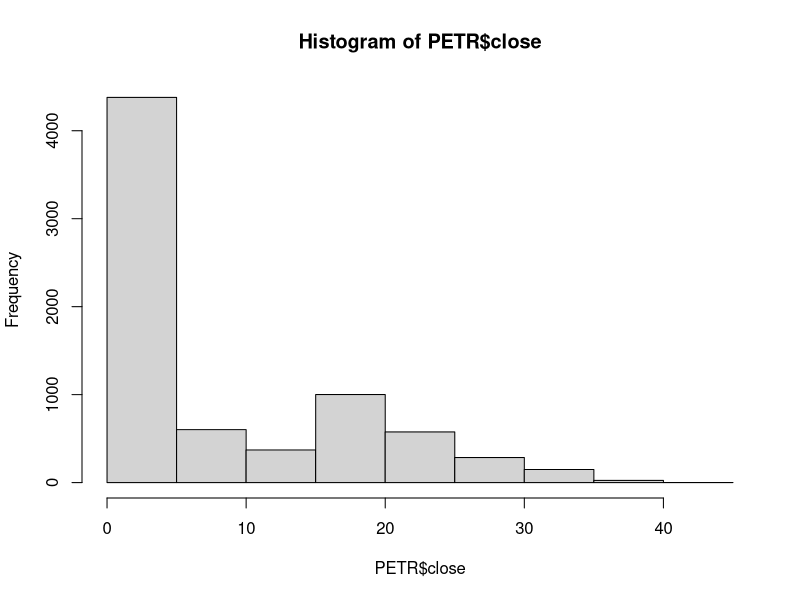

Generate this figure with R: (Note: this script raises an error after producing the figure.)
# Introduction to R #

#5. Plotting________________________________________
      #Basically there are 3 plotting system in R: base plotting, lattice and ggplot
      #Here, for introductory content, we focus on base plotting
setwd("D:/$github/data_analysis_group/Introduction to R/datasets")

# The Base Plotting System ------------------------------------------------
      #plotting with the base system you can make a plot and add things in it. Therefore, there are
      #two phases: 1. initializing a new plot; 2. annotating (adding to) an explicit plot.
      #start with plot() function and in a cumulative form you add pieces one by one, 
      #like points, lines, colors, etc.
      #Read the data 'PETR4.csv'
PETR <- read.csv2("PETR4.csv", header = T, stringsAsFactors = F)[,c(-6,-7)]
str(PETR)

?plot
hist(PETR$close)  #defaults arguments
plot(PETR$liquidity, PETR$close)
with(PETR, plot(return, returnUS))

PETR$month <- month(PETR$date)
PETR <- transform(PETR, month = factor(month))
boxplot(return ~ month, PETR, xlab = "month", ylab="return")
      # the function colors() gives a list of possibilities
colors()
      #the R command par() which specifies how we want to lay out the plots, also use par to 
      #specify margins, a 4-long vector which indicates the number of lines for the bottom, 
      #left, top and right.
names(par())      #possible parameters
par()             #defaults parameters, it changes all plots
example(points)

      #plotting with parameters
plot(y = PETR$close, x = PETR$liquidity, xlab = "Liquidity")
plot(y = PETR$close, x = PETR$liquidity, ylab = "Closing Price")
plot(y = PETR$close, x = PETR$liquidity, 
     ylab = "Closing Price", 
     xlab = "Liquidity",
     main = "PETR4 2014 quotations",
     sub = "Liquidity and price graph",
     col = 2,
     xlim = c(4,8),
     ylim = c(12,20),
     pch = 2)


#When you open multiples graphics you just can plot in one device at a time, the current active
#it can be found by dev.cur(), to change the active one use dev.set(<integer>)
#to copy a device use dev.copy()
#Vector formats are good for line drawings and plots with solid colors using a modest number of 
#points, while bitmap formats are good for plots with a large number of points, natural scenes 
#or web-based plots

# Graphic Devices ---------------------------------------------------------
?Devices #choose a device and a name for it, like pdf(file = "pdf_plot_test.pdf"), its open a new device
#when the plotting are finished, close the device with the function dev.off(), example:
windows(title = "Plotting PETR4")
x <- seq(1:nrow(PETR))
plot(PETR$return~x, pch = 19)
title("PETR4 2014 time series return")
text(30,-10, "simple return")
legend("topleft", legend = "return", pch = 20)
fit <- lm(PETR$return ~x)
abline(fit, lwd = 2, col = "blue")
rm(x,fit)
dev.off()
      #now make it for an image device!

# The Lattice System ------------------------------------------------------
#implemented by lattice package - install.packages("lattice")
#created with a single function, like (xyplot, bwplot)
#can't add to the plot once it is created
#example: 
library(lattice)
PETR$quarter <- as.factor(quarter(PETR$date))
str(PETR)
xyplot(close ~ liquidity | quarter, data=PETR, layout=c(4,1))

